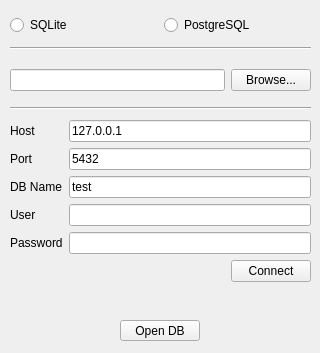
<?xml version="1.0" encoding="UTF-8"?>
<ui version="4.0">
 <class>ConnectForm</class>
 <widget class="QWidget" name="ConnectForm">
  <property name="geometry">
   <rect>
    <x>0</x>
    <y>0</y>
    <width>320</width>
    <height>353</height>
   </rect>
  </property>
  <property name="windowTitle">
   <string>Settings</string>
  </property>
  <widget class="QWidget" name="horizontalLayoutWidget">
   <property name="geometry">
    <rect>
     <x>10</x>
     <y>10</y>
     <width>301</width>
     <height>31</height>
    </rect>
   </property>
   <layout class="QHBoxLayout" name="horizontalLayout">
    <item>
     <widget class="QRadioButton" name="radioButton_sqlite">
      <property name="text">
       <string>SQLite</string>
      </property>
     </widget>
    </item>
    <item>
     <widget class="QRadioButton" name="radioButton_postgres">
      <property name="text">
       <string>PostgreSQL</string>
      </property>
     </widget>
    </item>
   </layout>
  </widget>
  <widget class="QWidget" name="horizontalLayoutWidget_2">
   <property name="geometry">
    <rect>
     <x>10</x>
     <y>60</y>
     <width>301</width>
     <height>41</height>
    </rect>
   </property>
   <layout class="QHBoxLayout" name="horizontalLayout_2">
    <item>
     <widget class="QLineEdit" name="lineEdit_path"/>
    </item>
    <item>
     <widget class="QPushButton" name="pushButton_browse">
      <property name="text">
       <string>Browse...</string>
      </property>
     </widget>
    </item>
   </layout>
  </widget>
  <widget class="Line" name="line">
   <property name="geometry">
    <rect>
     <x>10</x>
     <y>40</y>
     <width>301</width>
     <height>16</height>
    </rect>
   </property>
   <property name="orientation">
    <enum>Qt::Horizontal</enum>
   </property>
  </widget>
  <widget class="Line" name="line_2">
   <property name="geometry">
    <rect>
     <x>10</x>
     <y>100</y>
     <width>301</width>
     <height>16</height>
    </rect>
   </property>
   <property name="orientation">
    <enum>Qt::Horizontal</enum>
   </property>
  </widget>
  <widget class="QWidget" name="formLayoutWidget">
   <property name="geometry">
    <rect>
     <x>10</x>
     <y>120</y>
     <width>301</width>
     <height>165</height>
    </rect>
   </property>
   <layout class="QFormLayout" name="formLayout">
    <item row="0" column="0">
     <widget class="QLabel" name="label">
      <property name="text">
       <string>Host</string>
      </property>
     </widget>
    </item>
    <item row="0" column="1">
     <widget class="QLineEdit" name="lineEdit_host">
      <property name="text">
       <string>127.0.0.1</string>
      </property>
     </widget>
    </item>
    <item row="1" column="0">
     <widget class="QLabel" name="label_2">
      <property name="text">
       <string>Port</string>
      </property>
     </widget>
    </item>
    <item row="1" column="1">
     <widget class="QLineEdit" name="lineEdit_port">
      <property name="text">
       <string>5432</string>
      </property>
     </widget>
    </item>
    <item row="2" column="0">
     <widget class="QLabel" name="label_3">
      <property name="text">
       <string>DB Name</string>
      </property>
     </widget>
    </item>
    <item row="2" column="1">
     <widget class="QLineEdit" name="lineEdit_db">
      <property name="text">
       <string>test</string>
      </property>
     </widget>
    </item>
    <item row="3" column="0">
     <widget class="QLabel" name="label_4">
      <property name="text">
       <string>User</string>
      </property>
     </widget>
    </item>
    <item row="3" column="1">
     <widget class="QLineEdit" name="lineEdit_user"/>
    </item>
    <item row="4" column="0">
     <widget class="QLabel" name="label_5">
      <property name="text">
       <string>Password</string>
      </property>
     </widget>
    </item>
    <item row="4" column="1">
     <widget class="QLineEdit" name="lineEdit_pass"/>
    </item>
    <item row="5" column="1">
     <layout class="QHBoxLayout" name="horizontalLayout_3">
      <item>
       <spacer name="horizontalSpacer">
        <property name="orientation">
         <enum>Qt::Horizontal</enum>
        </property>
        <property name="sizeHint" stdset="0">
         <size>
          <width>40</width>
          <height>20</height>
         </size>
        </property>
       </spacer>
      </item>
      <item>
       <widget class="QPushButton" name="pushButton_connect">
        <property name="maximumSize">
         <size>
          <width>100</width>
          <height>16777215</height>
         </size>
        </property>
        <property name="text">
         <string>Connect</string>
        </property>
       </widget>
      </item>
     </layout>
    </item>
   </layout>
  </widget>
  <widget class="QPushButton" name="pushButton_open">
   <property name="geometry">
    <rect>
     <x>120</x>
     <y>320</y>
     <width>80</width>
     <height>21</height>
    </rect>
   </property>
   <property name="text">
    <string>Open DB</string>
   </property>
  </widget>
 </widget>
 <resources/>
 <connections/>
</ui>
